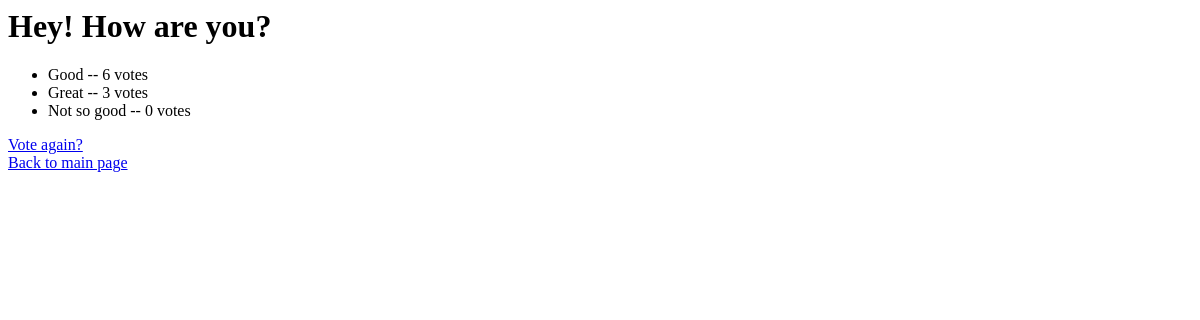
The page /polls/2/results/ on the database as committed earlier.
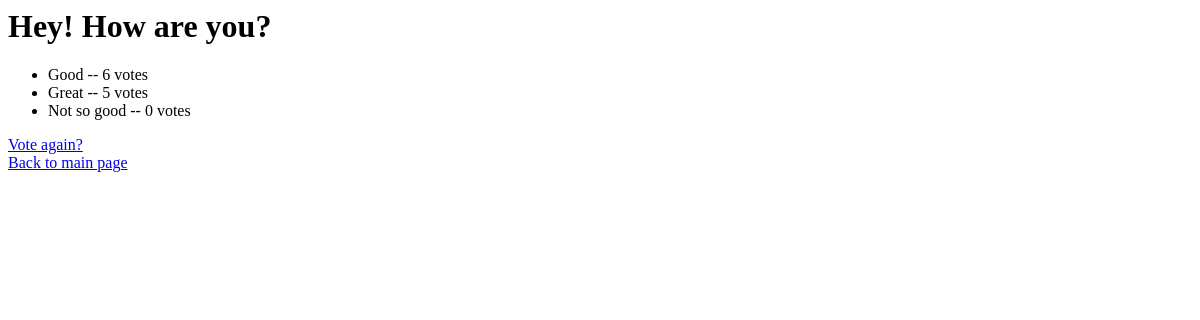
The same page on the database as committed later.
### polls/models.py (models this page shows, shortened)
class Question(models.Model):
    question_text = models.CharField(max_length=200)
    pub_date = models.DateTimeField('date published')
    def was_published_recently(self):
        now = timezone.now()
        return now - datetime.timedelta(days=1) <= self.pub_date <= now
    was_published_recently.admin_order_field = 'pub_date'
    was_published_recently.boolean = True
    was_published_recently.short_description = 'Published recently?'

class Choice(models.Model):
    question = models.ForeignKey(Question)
    choice_text = models.CharField(max_length=200)
    votes = models.IntegerField(default=0)

### polls/views.py (the view)
# urls.py: url(r'^(?P<pk>\d+)/results/$', views.ResultsView.as_view(), name='results'),
class ResultsView(generic.DetailView):
    model = Question
    template_name = 'polls/results.html'

### polls/templates/polls/results.html (shortened to what this page needs)
<h1>{{ question.question_text }}</h1>
<ul>
{% for choice in question.choice_set.all %}
    <li>{{ choice.choice_text }} -- {{ choice.votes }} vote{{ choice.votes|pluralize }}</li>
{% endfor %}
</ul>
<a href="{% url 'polls:detail' question.id %}">Vote again?</a>
<a href="/polls/">Back to main page</a>

Rows that differ between the two databases and show on the page:
changed Choice "Great": votes "3" → "5"
